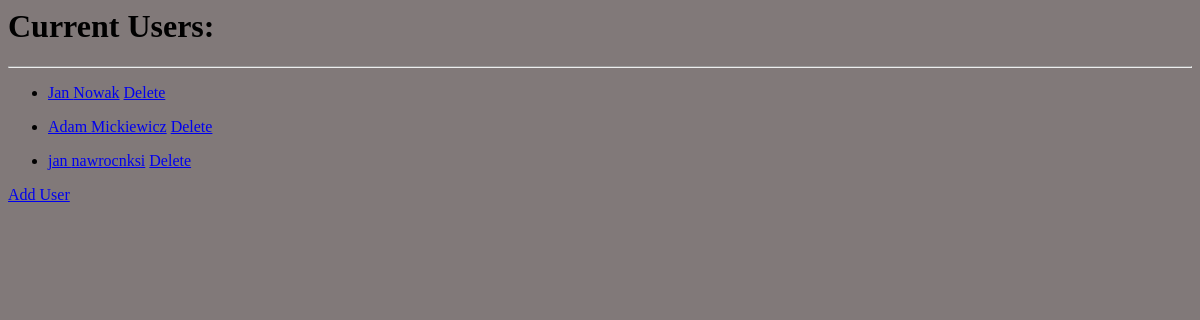
The app's page /, older data.
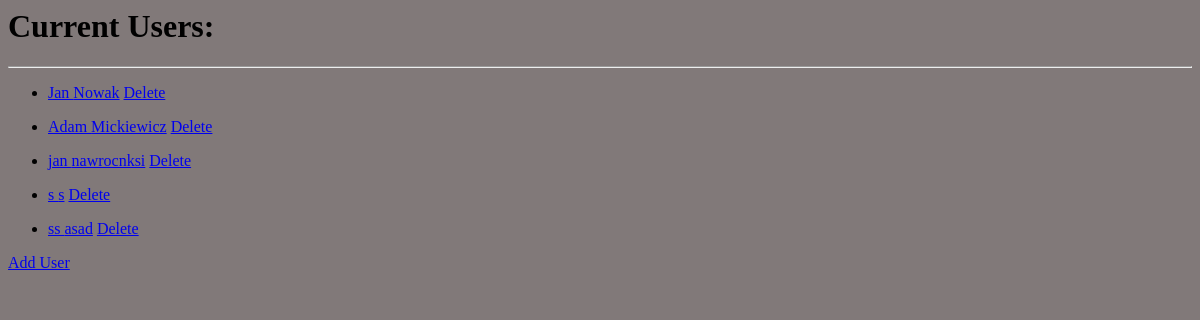
The same page, newer data.
### financeApp/models.py (models this page shows, shortened)
class User(models.Model):
    name = models.CharField(max_length=200)
    surname = models.CharField(max_length=200)

### financeApp/views.py (the view)
# urls.py: path('', homeView, name='homeView'),
def homeView(request):
    users = User.objects.all()
    context = {'users': users}
    return render(request, 'financeApp/homeView.html', context)

### financeApp/templates/financeApp/homeView.html
<body style="background-color: rgb(129, 121, 121)"></body>
<h1>Current Users:</h1>
<hr>
{% for user in users %}
<ul>
    <li>
        <a href="{% url 'userView' pk=user.id %}">{{ user.name }} {{ user.surname }}</a>
        <a href="{% url 'deleteUser' pk=user.id %}">Delete</a>
    </li>
</ul>
{% endfor %}
<a href="{% url 'addUser' %}">Add User</a>

Row changes from the older to the newer data that the page shows:
added User: name "s", surname "s"
added User: name "ss", surname "asad"
